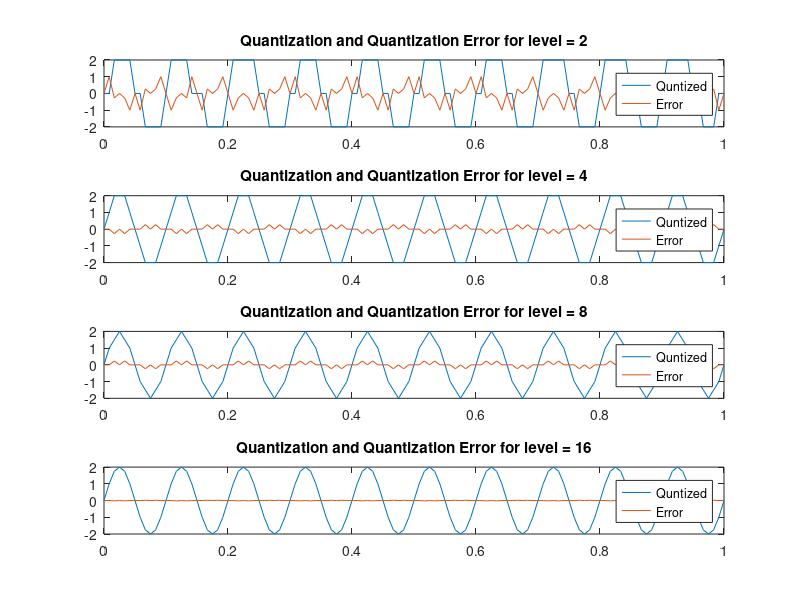

The MATLAB source for this figure:
clc
clear all;
close all;

a = 2;
f = 10;
fs = 120;
n = 0:1/fs:1;
sampledSignal = a*sin(2*pi*f*n);

sMax = max(sampledSignal);
sMin = min(sampledSignal);

for bit=1:4
    lebel = 2.^bit;
    step = (sMax-sMin)/lebel;
    Q = round(sampledSignal /step ) * step;
    qE = sampledSignal - Q;
    subplot(4,1,bit);
    plot(n, Q);
    hold on;
    plot(n, qE);
    legend('Quntized','Error','Location','Southeast');
    title(sprintf('Quantization and Quantization Error for level = %g', lebel));
    disp(Q);
end





